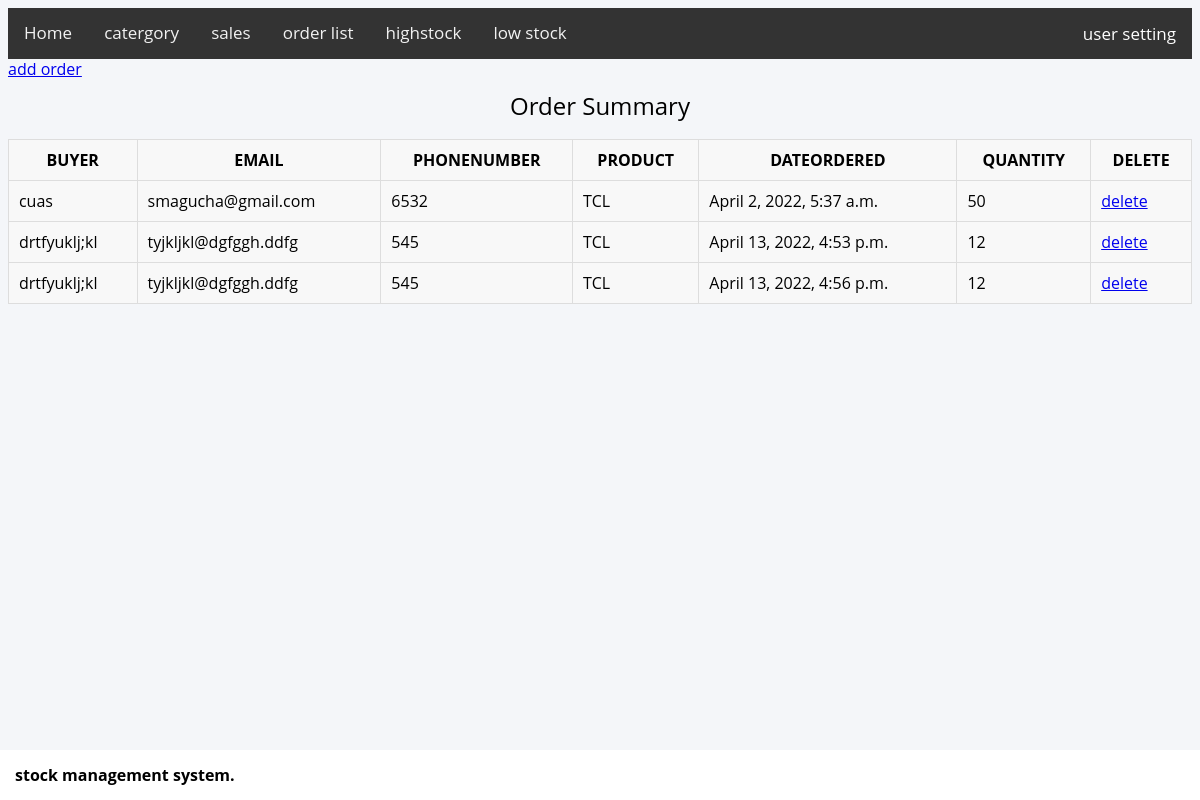
The app's page /sale/OrderList (signed in) with its own data.
### sale/models.py (models this page shows, shortened)
class Order(models.Model):
    buyer = models.CharField(max_length=50)
    email = models.EmailField()
    phonenumber = models.PositiveIntegerField()
    product = models.ForeignKey(Product, on_delete=models.CASCADE)
    dateordered = models.DateTimeField(auto_now_add=True, auto_now=False)
    quantity = models.PositiveIntegerField()

### goodies/models.py (models this page shows)
class Product(models.Model):
    name = models.CharField(max_length=50)
    productcatergory = models.ForeignKey(Catergory, on_delete=models.CASCADE)
    weight = models.CharField(max_length=50)
    quantity = models.PositiveIntegerField()
    date_created = models.DateTimeField(auto_now_add=True, auto_now=False)
    last_update = models.DateTimeField(auto_now_add=False, auto_now=True)
    objects = models.Manager()
    quantify = QuantityManager()
    lessquantity = LessManager()
    def __str__(self):
        return self.name

### sale/views.py (the view)
# urls.py: path('OrderList', views.OrderList.as_view(), name='OrderList'),
class OrderList(LoginRequiredMixin, ListView):
    login_url = '/accounts/login/'
    model = Order
    context_object_name = 'order_data'
    template_name = 'sale/order.html'

### sale/templates/sale/order.html (shortened to what this page needs)
{%extends 'goodies/base.html'%}
{%block content%}
<a href="{% url 'OrderCreate' %}">add order</a>
<table border="2">
    <caption>Order Summary</caption>
    <tr>
        <th>
           buyer
        </th>
        <th>
            email
        </th>
        <th>
            phonenumber
        </th>
        <th>
            product
        </th>
        <th>
            dateordered
        </th>
        <th>
           quantity
        </th>
        <th>
            delete
        </th>
    </tr>
    {% for data in order_data %}
        <tr>
            <td>
                 {{data.buyer}}
            </td>
            <td>
                {{data.email}}
            </td>
            <td>
                {{data.phonenumber}}
            </td>
            <td>
                {{data.product}}
            </td>
            <td>
                {{data.dateordered}}
            </td>
            <td>
                {{data.quantity}}
            </td>
            <td>
                <a href="{% url 'OrderDelete' data.id%}">delete</a>
            </td>
        </tr>
    {%endfor%}
</table>
{%endblock%}

### goodies/static/css/styling.css (style rules this page uses)
body { background: #f4f6f9; font-family: "Open Sans", sans-serif; line-height: 1.25; }
* { box-sizing: border-box; }
table { border: 1px solid #ccc; border-collapse: collapse; margin: 0; padding: 0; width: 100%; }
table caption { font-size: 1.5em; margin: .5em 0 .75em; }
table tr { background-color: #f8f8f8; border: 1px solid #ddd; padding: .35em; }
table th, table td { padding: .625em; }
table th { text-transform: uppercase; }

### records on screen
Order: buyer "cuas", email "smagucha@gmail.com", phonenumber "6532", product "TCL", dateordered "April 2, 2022, 5:37 a.m.", quantity "50"
Order: buyer "drtfyuklj;kl", email "tyjkljkl@dgfggh.ddfg", phonenumber "545", product "TCL", dateordered "April 13, 2022, 4:53 p.m.", quantity "12"
Order: buyer "drtfyuklj;kl", email "tyjkljkl@dgfggh.ddfg", phonenumber "545", product "TCL", dateordered "April 13, 2022, 4:56 p.m.", quantity "12"
